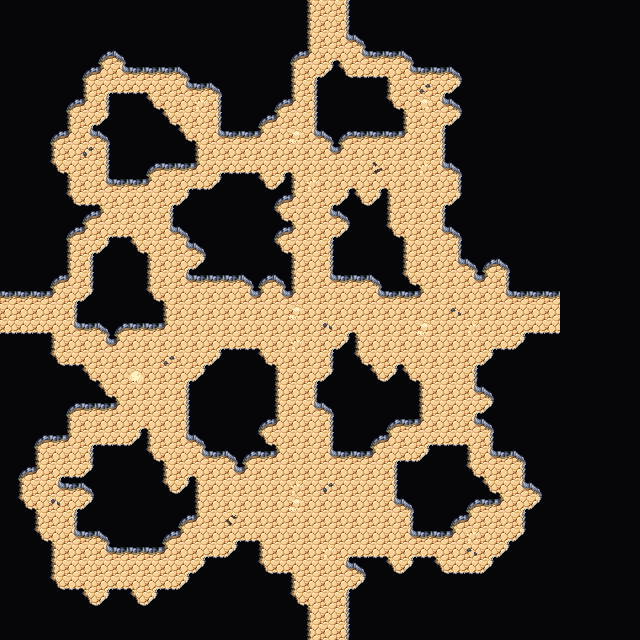

A 2D game scene composited from a Tiled map and its tileset images. What follows is a short description and the map's XML, with each tile layer's data collapsed to a summary:
An orthogonal 40x40 tile map with 16x16 px tiles, 4 tile layers (Collision, Background, Walls, Clutter), 2 tilesets and 4 objects.

<map version="1.5" tiledversion="1.7.2" orientation="orthogonal" renderorder="right-down" width="40" height="40" tilewidth="16" tileheight="16" infinite="0" nextlayerid="7" nextobjectid="64">
 <editorsettings>
  <export target="wastetown..tmx" format="tmx" />
 </editorsettings>
 <tileset firstgid="1" source="../../../tileset/main.tsx" />
 <tileset firstgid="3477" source="../../../tileset/buildings.tsx" />
 <layer id="6" name="Collision" width="40" height="40">
  <data>[1600 cells, 0 non-empty, 0 distinct tile ids]</data>
 </layer>
 <layer id="1" name="Background" width="40" height="40">
  <data>[1600 cells, 1600 non-empty, 1 distinct tile ids]</data>
 </layer>
 <layer id="2" name="Walls" width="40" height="40">
  <data>[1600 cells, 1321 non-empty, 18 distinct tile ids]</data>
 </layer>
 <layer id="3" name="Clutter" width="40" height="40">
  <properties>
   <property name="spriteLayer" type="bool" value="true" />
  </properties>
  <data>[1600 cells, 24 non-empty, 10 distinct tile ids]</data>
 </layer>
 <objectgroup id="4" name="Objects">
  <object id="60" template="../../../obj/door_up.tx" x="319.333" y="638.667">
   <properties>
    <property name="teleport" value="../common/maps/map/cave/cave_multilevel_4/cave_23H2.tmx" />
    <property name="teleportObjectId" value="61" />
   </properties>
  </object>
  <object id="61" template="../../../obj/door_down.tx" x="321.655" y="15.7385">
   <properties>
    <property name="teleport" value="../common/maps/map/cave/cave_multilevel_4/cave_23F2.tmx" />
    <property name="teleportObjectId" value="62" />
   </properties>
  </object>
  <object id="62" template="../../../obj/door_left.tx" x="543.962" y="323.623">
   <properties>
    <property name="teleport" value="../common/maps/map/cave/cave_multilevel_4/cave_23G3.tmx" />
    <property name="teleportObjectId" value="63" />
   </properties>
  </object>
  <object id="63" template="../../../obj/door_right.tx" x="1.96731" y="321.655">
   <properties>
    <property name="teleport" value="../common/maps/map/cave/cave_multilevel_4/cave_23G1.tmx" />
    <property name="teleportObjectId" value="60" />
   </properties>
  </object>
 </objectgroup>
</map>
